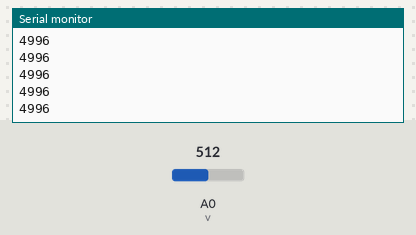
Simulated run of this sketch. Board: Arduino Uno, built with avr-gcc and run on an emulated ATmega328P. Parts: the last lines printed to the serial monitor. Inputs (shaded band) come from the test bench; at power-on: A0 (v) = 512.

Above: at 1.2 s.
1.3 s: A0 (v) set to 716
At 2.2 s:
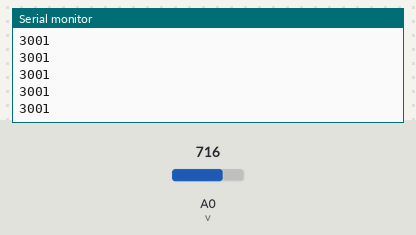
2.8 s: A0 (v) set to 900
At 3.8 s:
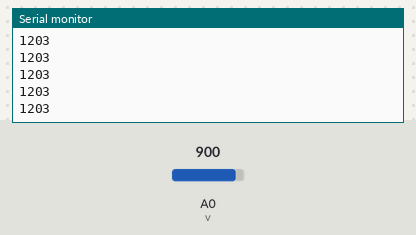
Timing chart, 0 to 5.8 s (numbered marks = the images above; inputs shaded):
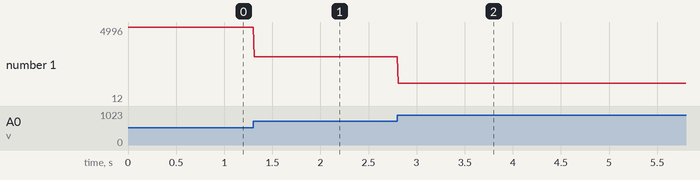

The sketch:

EMG_TEST_30_07_2019.ino
```cpp
int v=A0;
int valor;

void setup() {
  Serial.begin(250000);

}

void loop() {
  valor= map(analogRead(v),0,1023,10000,0);
//  //valor=valor*0.004;
  Serial.println(valor);
  delay(10);
}
```

Measured:
- after the input at 1.3 s, the serial monitor: prints a new line at once (image 1)
- after the input at 2.8 s, the serial monitor: prints a new line at once (image 2)
- plotted number 1: 4996 → 3001 after the input at 1.3 s, 3001 → 12 after the input at 2.8 s
